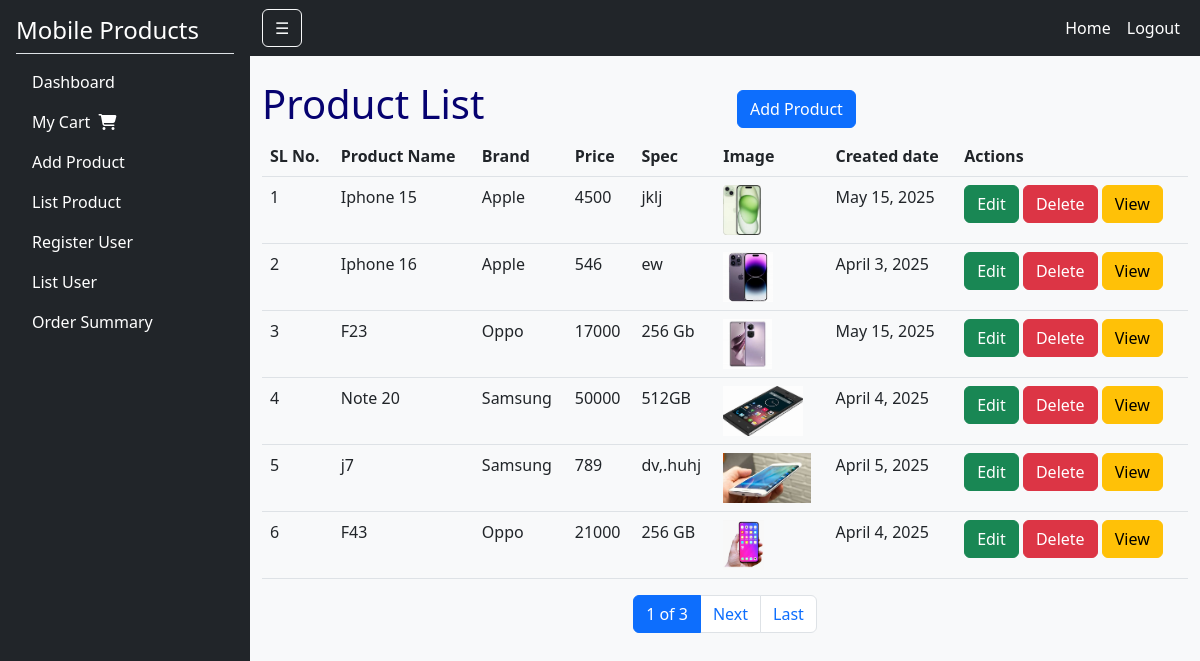
Page /mobile/list/ on the committed database.
### mobileapp/models.py (models this page shows, shortened)
class Mobile(models.Model):
    mobile_name=models.CharField(max_length=70,unique=True)
    brand=models.ForeignKey(Brand,on_delete=models.CASCADE)
    price=models.IntegerField()
    specs = models.TextField()
    image=models.ImageField(upload_to='images/')
    date=models.DateField(auto_now=True)

class Brand(models.Model):
    brand_name=models.CharField(max_length=50,unique=True)
    def __str__(self):
      return self.brand_name

### mobileapp/views.py (the view)
# urls.py: path('list/',views.list_Products,name='list'),
def list_Products(request):
    pdt=Mobile.objects.all()
    paginator = Paginator(pdt, 6)
    page_number = request.GET.get('page')  # Get the current page number from the URL
    page_obj = paginator.get_page(page_number)  # Get page object
    context={'page_obj':page_obj}
    return render(request,'mobile/list.html',context)

### templates/mobile/list.html (shortened to what this page needs)
{% extends 'mobile/index.html' %}
{% block body_block %}
<div class="row">
    <div class="col-6"><h1 style="color:#060270">Product List</h1></div>
        <div class="col-6">
    <a href="{% url 'mobileapp:create' %}"
      class="btn btn-primary"
      style="margin-top: 10px"
      >Add Product</a>
  </div>
</div>
   <table class="table">
        <tr>
            <th>SL No.</th>
            <th>Product Name</th>
            <th>Brand</th>
            <th>Price</th>
            <th>Spec</th>
            <th>Image</th>
            <th>Created date</th>
            <th>Actions</th>
        </tr>
        {% for mobile_obj in page_obj %}
        <tr class='h-20'>
            <td>{{ forloop.counter0|add:page_obj.start_index }}</td>
            <td>{{mobile_obj.mobile_name}}</td>
            <td>{{mobile_obj.brand}}</td>
            <td>{{mobile_obj.price}}</td>
            <td>{{mobile_obj.specs}}</td>
            <td><img src="{{mobile_obj.image.url}}" alt="img" style="height:50px;"></td>
            <td>{{mobile_obj.date}}</td>
            <td>
            <a href="{% url 'mobileapp:edit' mobile_obj.id %}" class="btn btn-success">Edit</a>
             <a href="{% url 'mobileapp:delete' mobile_obj.id %}"
             class="btn btn-danger"
             onclick="return confirm('Are you sure you want to delete this item?')">
             Delete
             </a>
            <a href="{% url 'mobileapp:detail' mobile_obj.id %}" class="btn btn-warning">View</a>
        </tr>
        {%endfor%}
    </table>
<nav aria-label="Page navigation">
    <ul class="pagination justify-content-center">
        <li class="page-item active">
            <span class="page-link">{{ page_obj.number }} of {{ page_obj.paginator.num_pages }}</span>
        </li>
        {% if page_obj.has_next %}
            <li class="page-item">
                <a class="page-link" href="?page={{ page_obj.next_page_number }}">Next</a>
            </li>
            <li class="page-item">
                <a class="page-link" href="?page={{ page_obj.paginator.num_pages }}">Last</a>
            </li>
        {% endif %}
    </ul>
</nav>
    {% endblock %}

### rows in the picture
Mobile: mobile_name "Iphone 15", brand "Apple", price "4500", specs "jklj", image (picture), date "May 15, 2025"
Mobile: mobile_name "Iphone 16", brand "Apple", price "546", specs "ew", image (picture), date "April 3, 2025"
Mobile: mobile_name "F23", brand "Oppo", price "17000", specs "256 Gb", image (picture), date "May 15, 2025"
Mobile: mobile_name "Note 20", brand "Samsung", price "50000", specs "512GB", image (picture), date "April 4, 2025"
Mobile: mobile_name "j7", brand "Samsung", price "789", specs "dv,.huhj", image (picture), date "April 5, 2025"
Mobile: mobile_name "F43", brand "Oppo", price "21000", specs "256 GB", image (picture), date "April 4, 2025"

### other values in the picture
{{ page_obj.number }} "1"
{{ page_obj.paginator.num_pages }} "3"
